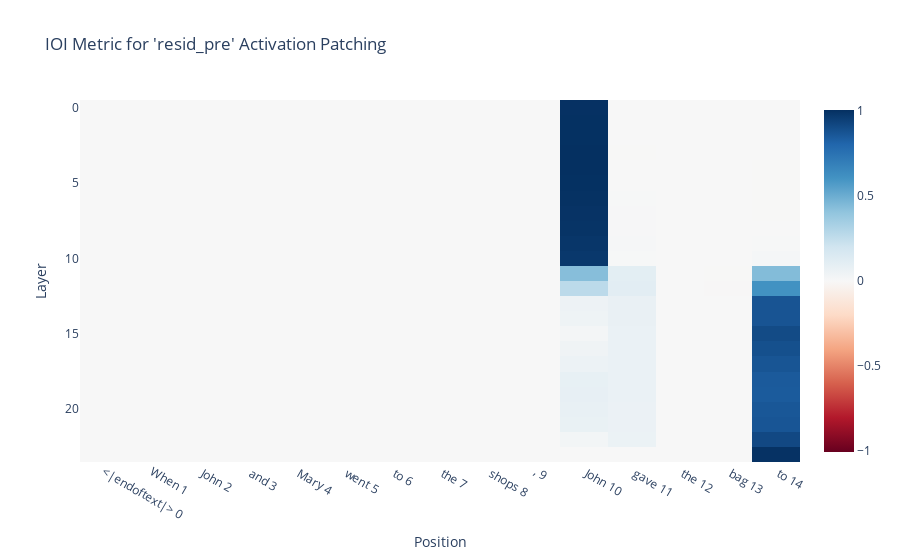

This figure's notebook cell:
### Markdown cell above
Computation occurs at the S2 position for all layers until layer 7 (resid_pre is the residual stream prior to the given layer).

### Code cell
resid_pre_act_patch_results = patching.get_act_patch_resid_pre(
    model, 
    corrupted_tokens, 
    clean_cache, 
    ioi_metric)

imshow(resid_pre_act_patch_results, 
       yaxis="Layer", 
       xaxis="Position", 
       x=[f"{tok} {i}" for i, tok in enumerate(model.to_str_tokens(clean_tokens[0]))],
       title="IOI Metric for 'resid_pre' Activation Patching")

### Figure 1 — Plotly figure (JSON) as saved in the notebook; plotly's stock layout.template omitted (floating-point values rounded to 4 significant figures; data arrays with more than 128 entries replaced by an {"elided": "..."} marker saying what was removed)
{"data": [{"coloraxis": "coloraxis", "hovertemplate": "x: %{x}<br>y: %{y}<br>color: %{z}<extra></extra>", "name": "0", "type": "heatmap", "x": ["<|endoftext|> 0", "When 1", " John 2", " and 3", " Mary 4", " went 5", " to 6", " the 7", " shops 8", ", 9", " John 10", " gave 11", " the 12", " bag 13", " to 14"], "xaxis": "x", "yaxis": "y", "z": {"elided": "24x15 float values"}}], "layout": {"coloraxis": {"cmid": 0, "colorscale": [[0, "rgb(103,0,31)"], [0.1, "rgb(178,24,43)"], [0.2, "rgb(214,96,77)"], [0.3, "rgb(244,165,130)"], [0.4, "rgb(253,219,199)"], [0.5, "rgb(247,247,247)"], [0.6, "rgb(209,229,240)"], [0.7, "rgb(146,197,222)"], [0.8, "rgb(67,147,195)"], [0.9, "rgb(33,102,172)"], [1, "rgb(5,48,97)"]]}, "title": {"text": "IOI Metric for 'resid_pre' Activation Patching"}, "xaxis": {"anchor": "y", "domain": [0, 1], "title": {"text": "Position"}}, "yaxis": {"anchor": "x", "autorange": "reversed", "domain": [0, 1], "title": {"text": "Layer"}}}}
